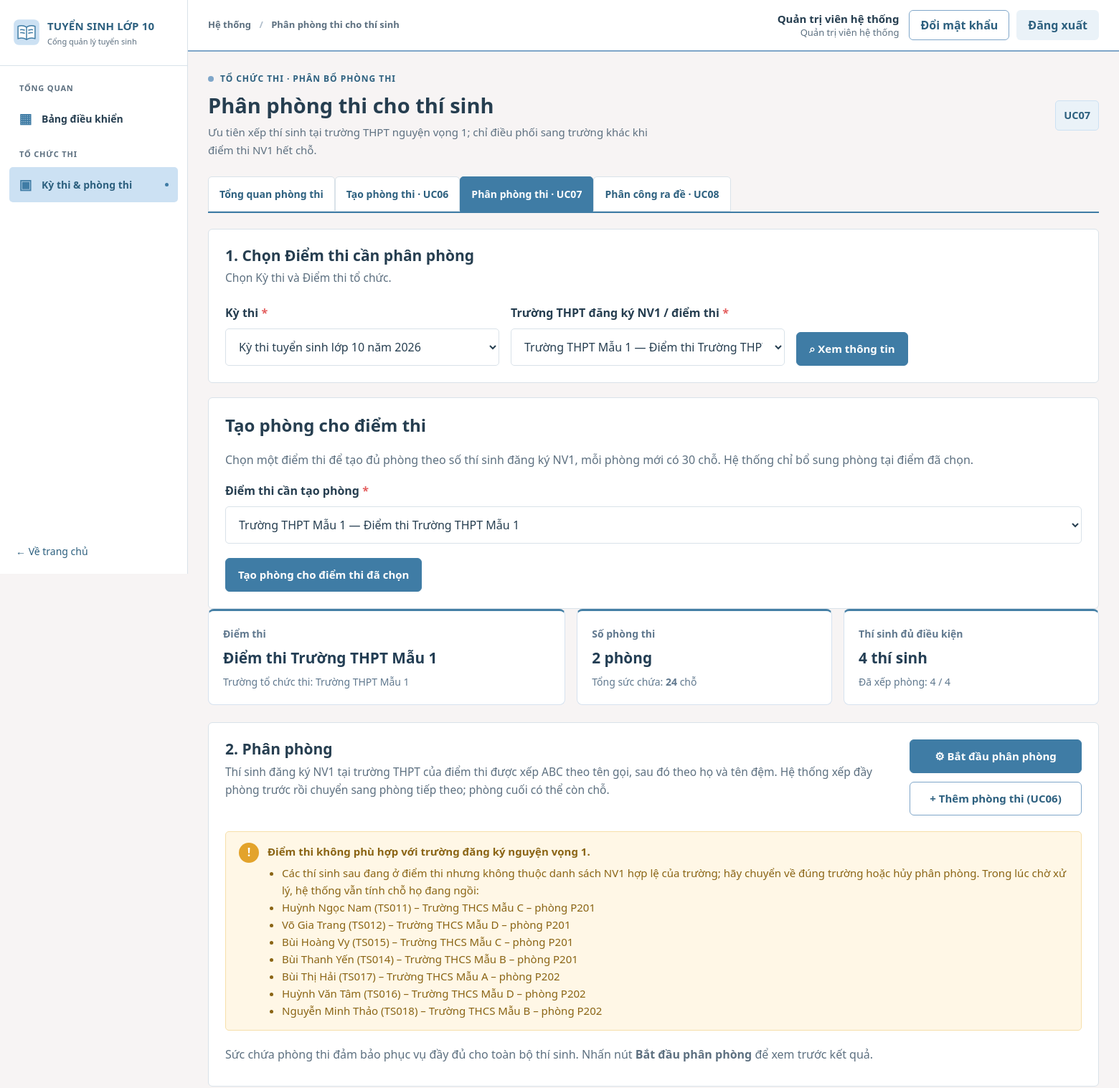
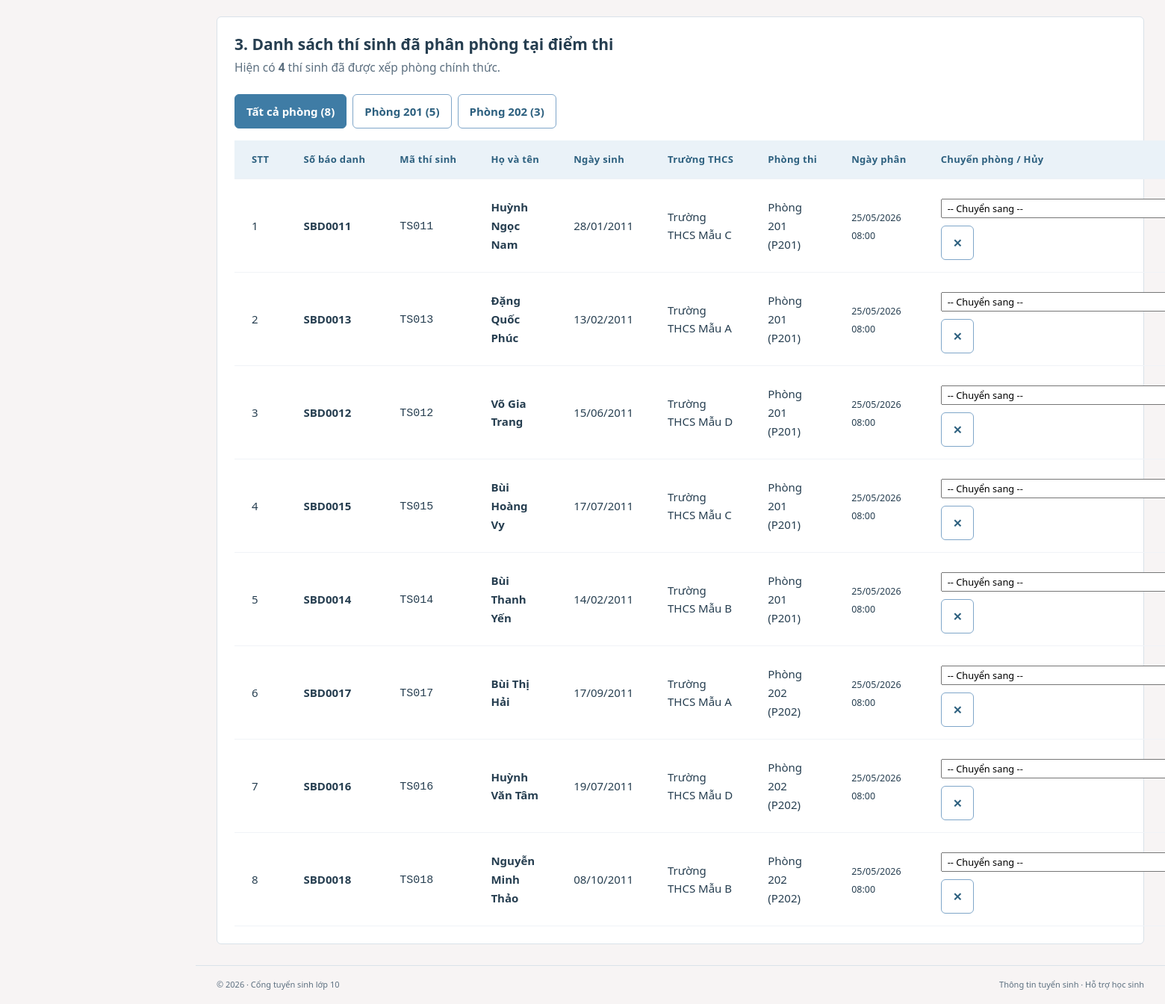
Page /exam/phan-phong.php (signed in) on the committed database (2 pictures, top to bottom).
### tables this page shows
CREATE TABLE TaiKhoan (
  maTaiKhoan VARCHAR(20) NOT NULL,
  tenDangNhap VARCHAR(50) NOT NULL,
  matKhau VARCHAR(255) NOT NULL,
  hoTen VARCHAR(100) NOT NULL,
  vaiTro VARCHAR(30) NOT NULL,
  maCanBo VARCHAR(20) NULL,
  maThiSinh VARCHAR(20) NULL,
  trangThai VARCHAR(20) NOT NULL DEFAULT 'Hoạt động',
  soLanSai INT NOT NULL DEFAULT 0,
  khoaDen DATETIME NULL,
  lanDangNhapCuoi DATETIME NULL,
  ngayTao DATETIME NOT NULL DEFAULT CURRENT_TIMESTAMP,
  PRIMARY KEY (maTaiKhoan),
  UNIQUE KEY uq_taikhoan_ten (tenDangNhap),
  CONSTRAINT ck_taikhoan_vaitro CHECK (vaiTro IN ('HOC_SINH','GVCN','BAN_TUYEN_SINH','HD_TUYEN_SINH','HD_COI_THI','HD_CHAM_THI','CAT_PHACH','HD_PHUC_KHAO','HD_RA_DE','QUAN_TRI')),
  CONSTRAINT ck_taikhoan_trangthai CHECK (trangThai IN ('Hoạt động','Bị khóa')),
  CONSTRAINT ck_taikhoan_solansai CHECK (soLanSai >= 0),
  CONSTRAINT fk_taikhoan_canbo FOREIGN KEY (maCanBo) REFERENCES CanBo(maCanBo),
  CONSTRAINT fk_taikhoan_thisinh FOREIGN KEY (maThiSinh) REFERENCES ThiSinh(maThiSinh)
);

CREATE TABLE DiemThi (
  maDiemThi VARCHAR(20) NOT NULL,
  tenDiemThi VARCHAR(150) NOT NULL,
  maTruongTHCS VARCHAR(20) NULL,
  maTruongTHPT VARCHAR(20) NULL,
  maKyThi VARCHAR(20) NOT NULL,
  PRIMARY KEY (maDiemThi),
  CONSTRAINT fk_diemthi_thcs FOREIGN KEY (maTruongTHCS) REFERENCES TruongTHCS(maTruongTHCS),
  CONSTRAINT fk_diemthi_thpt FOREIGN KEY (maTruongTHPT) REFERENCES TruongTHPT(maTruongTHPT),
  CONSTRAINT fk_diemthi_kythi FOREIGN KEY (maKyThi) REFERENCES KyThi(maKyThi)
);

CREATE TABLE TruongTHPT (
  maTruongTHPT VARCHAR(20) NOT NULL,
  tenTruongTHPT VARCHAR(100) NOT NULL,
  maKhuVuc VARCHAR(20) NOT NULL,
  PRIMARY KEY (maTruongTHPT),
  CONSTRAINT fk_thpt_khuvuc FOREIGN KEY (maKhuVuc) REFERENCES KhuVuc(maKhuVuc)
);

CREATE TABLE PhongThi (
  maPhong VARCHAR(20) NOT NULL,
  tenPhong VARCHAR(100) NOT NULL,
  sucChua INT NOT NULL,
  maDiemThi VARCHAR(20) NOT NULL,
  PRIMARY KEY (maPhong),
  CONSTRAINT ck_phongthi_succhua CHECK (sucChua > 0),
  CONSTRAINT fk_phongthi_diemthi FOREIGN KEY (maDiemThi) REFERENCES DiemThi(maDiemThi)
);

CREATE TABLE PhanPhongThi (
  maPhanPhong VARCHAR(20) NOT NULL,
  maThiSinh VARCHAR(20) NOT NULL,
  maPhong VARCHAR(20) NOT NULL,
  ngayPhan DATETIME NOT NULL DEFAULT CURRENT_TIMESTAMP,
  trangThai VARCHAR(30) NOT NULL,
  PRIMARY KEY (maPhanPhong),
  CONSTRAINT ck_ppt_trangthai CHECK (trangThai IN ('Đã phân','Đã chuyển phòng','Đã hủy')),
  CONSTRAINT fk_ppt_thisinh FOREIGN KEY (maThiSinh) REFERENCES ThiSinh(maThiSinh),
  CONSTRAINT fk_ppt_phong FOREIGN KEY (maPhong) REFERENCES PhongThi(maPhong)
);

CREATE TABLE ThiSinh (
  maThiSinh VARCHAR(20) NOT NULL,
  maHoSo VARCHAR(20) NOT NULL,
  hoTen VARCHAR(100) NOT NULL,
  ngaySinh DATE NOT NULL,
  soBaoDanh VARCHAR(20) NULL,
  dieuKienDuThi TINYINT(1) NOT NULL DEFAULT 0,
  trangThaiDangKyDuThi VARCHAR(50) NOT NULL DEFAULT 'Chưa duyệt',
  maTruongTHCS VARCHAR(20) NOT NULL,
  PRIMARY KEY (maThiSinh),
  UNIQUE KEY uq_thisinh_mahoso (maHoSo),
  UNIQUE KEY uq_thisinh_sbd (soBaoDanh),
  CONSTRAINT ck_thisinh_trangthai CHECK (trangThaiDangKyDuThi IN ('Chưa duyệt','Đã duyệt','Từ chối')),
  CONSTRAINT fk_thisinh_thcs FOREIGN KEY (maTruongTHCS) REFERENCES TruongTHCS(maTruongTHCS)
);

CREATE TABLE TruongTHCS (
  maTruongTHCS VARCHAR(20) NOT NULL,
  tenTruongTHCS VARCHAR(100) NOT NULL,
  diaChi VARCHAR(255) NULL,
  quanHuyen VARCHAR(100) NULL,
  maKhuVuc VARCHAR(20) NOT NULL,
  PRIMARY KEY (maTruongTHCS),
  CONSTRAINT fk_thcs_khuvuc FOREIGN KEY (maKhuVuc) REFERENCES KhuVuc(maKhuVuc)
);

### exam/phan-phong.php (the view, shortened to what the rows shown need)
<?php
require_once dirname(__DIR__) . '/includes/exam_ui.php';
$maKyThi = ui_input('kyThi');
$maDiemThi = ui_input('diemThi');
$maPhongLoc = ui_input('phong');
$dsKyThi = exam_ds_ky_thi();
$dsDiemThi = exam_ds_diem_thi($maKyThi, true);
if ($maKyThi === '' && !empty($dsKyThi)) {
    $maKyThi = (string)$dsKyThi[0]['maKyThi'];
    $dsDiemThi = exam_ds_diem_thi($maKyThi, true);
}
if ($maDiemThi === '' && !empty($dsDiemThi)) {
    $diemCoTruong = array_values(array_filter($dsDiemThi, static fn($dt) => !empty($dt['maTruongTHPT'])));
    $maDiemThi = (string)($diemCoTruong[0]['maDiemThi'] ?? $dsDiemThi[0]['maDiemThi']);
}
$luaChonDiemTao = exam_ds_diem_tao_phong($maKyThi);
$loi = null;
$diemThiHienTai = null;
foreach ($dsDiemThi as $dt) {
    if ($dt['maDiemThi'] === $maDiemThi) {
        $diemThiHienTai = $dt;
        break;
    }
}
$dsPhong = [];
$dsThiSinhPhuHop = [];
$dsDaPhanPhong = [];
$dsKhongPhuHop = [];
if ($maDiemThi !== '') {
    $dsPhong = exam_ds_phong_thi($maDiemThi);
    try {
        $dsThiSinhPhuHop = layDanhSachThiSinhPhuHopDiemThi($maKyThi, $maDiemThi);
        $dsKhongPhuHop = layThiSinhKhongPhuHopDiemThi($maDiemThi);
        $sqlDaPhan = 'SELECT pp.maPhanPhong, t.maThiSinh, t.hoTen, t.soBaoDanh, t.ngaySinh,
                             c.tenTruongTHCS, p.maPhong, p.tenPhong, pp.ngayPhan, pp.trangThai
                      FROM PhanPhongThi pp
                      JOIN ThiSinh t ON t.maThiSinh = pp.maThiSinh
                      JOIN TruongTHCS c ON c.maTruongTHCS = t.maTruongTHCS
                      JOIN PhongThi p ON p.maPhong = pp.maPhong
                      WHERE p.maDiemThi = ? AND pp.trangThai = "Đã phân"';
        $paramsDaPhan = [$maDiemThi];
        $sqlDaPhan .= ' ORDER BY p.maPhong, ' . exam_thu_tu_ten_abc_sql();
        $st = db()->prepare($sqlDaPhan);
        $st->execute($paramsDaPhan);
        $dsDaPhanPhong = $st->fetchAll();
    } catch (BusinessException $e) {
        $loi = $loi ?? $e->getMessage();
    } catch (Throwable $e) {
        error_log('UC07 load: ' . $e->getMessage());
        $loiHeThong = 'Không thể tải danh sách thí sinh. Vui lòng thử lại sau.';
    }
}
$tongSucChua = array_sum(array_column($dsPhong, 'sucChua'));
$soLuongThiSinhCanPhan = count($dsThiSinhPhuHop);
$soLuongDaPhan = count(array_filter($dsThiSinhPhuHop, fn($t) => $t['maPhanPhong'] !== null));
ui_page_start('exam', 'Phân phòng thi cho thí sinh', 'Tổ chức thi · Phân bổ phòng thi', 'Ưu tiên xếp thí sinh tại trường THPT nguyện vọng 1; chỉ điều phối sang trường khác khi điểm thi NV1 hết chỗ.', 'UC07');
?>
<section class="panel">
  <div class="panel-heading">
    <div>
      <h2>1. Chọn Điểm thi cần phân phòng</h2>
    </div>
  </div>
    <?php ui_select('kyThi', 'Kỳ thi', $dsKyThi, 'maKyThi', 'tenKyThi', $maKyThi, '-- Chọn kỳ thi --'); ?>
</section>
<section class="panel">
  <h2>Tạo phòng cho điểm thi</h2>
  <form method="post">
  </form>
</section>
<?php if ($diemThiHienTai): ?>
<div class="ui-kpi-grid" style="margin-bottom: 1.5rem;">
  <div class="ui-kpi">
    <div class="ui-kpi-label">Điểm thi</div>
    <div class="ui-kpi-val" style="font-size:1.3rem"><?= e(catalog_display_name((string)$diemThiHienTai['tenDiemThi'])) ?></div>
    <div class="ui-kpi-hint">Trường tổ chức thi: <?= e(catalog_display_name($diemThiHienTai['tenTruongTHPT'] ?: 'Chưa gắn trường THPT')) ?></div>
  </div>
  <div class="ui-kpi">
    <div class="ui-kpi-label">Số phòng thi</div>
    <div class="ui-kpi-val" style="font-size:1.3rem"><?= count($dsPhong) ?> phòng</div>
    <div class="ui-kpi-hint">Tổng sức chứa: <strong><?= $tongSucChua ?></strong> chỗ</div>
  </div>
  <div class="ui-kpi">
    <div class="ui-kpi-label">Thí sinh đủ điều kiện</div>
    <div class="ui-kpi-val" style="font-size:1.3rem"><?= $soLuongThiSinhCanPhan ?> thí sinh</div>
    <div class="ui-kpi-hint">Đã xếp phòng: <?= $soLuongDaPhan ?> / <?= $soLuongThiSinhCanPhan ?></div>
  </div>
</div>
<section class="panel" style="margin-bottom: 1.5rem;">
  <div class="panel-heading exam-allocation-heading">
    <div>
      <h2>2. Phân phòng</h2>
      <p>Thí sinh đăng ký NV1 tại trường THPT của điểm thi được xếp ABC theo tên gọi, sau đó theo họ và tên đệm. Hệ thống xếp đầy phòng trước rồi chuyển sang phòng tiếp theo; phòng cuối có thể còn chỗ.</p>
    </div>
    <div class="panel-actions exam-room-actions">
      <form method="post" novalidate>
        <button class="btn btn-primary" type="submit">⚙ Bắt đầu phân phòng</button>
      </form>
      <a class="btn btn-outline" href="<?= e(url('exam/tao-phong.php', ['kyThi' => $maKyThi, 'diemThi' => $maDiemThi])) ?>">+ Thêm phòng thi (UC06)</a>
    </div>
  </div>
  <?php if (empty($dsPhong)): ?>
    <div class="ui-notice ui-notice-warning">
      <div><strong>Điểm thi này chưa có phòng thi nào.</strong> Vui lòng tạo phòng thi trước khi thực hiện phân phòng.</div>
    </div>
  <?php elseif ($tongSucChua < $soLuongThiSinhCanPhan): ?>
    <div class="ui-notice ui-notice-error">
      <div><strong>Sức chứa phòng thi không đủ.</strong> Tổng sức chứa (<?= $tongSucChua ?> chỗ) nhỏ hơn số lượng thí sinh (<?= $soLuongThiSinhCanPhan ?> thí sinh). Thiếu <?= $soLuongThiSinhCanPhan - $tongSucChua ?> chỗ.</div>
    </div>
  <?php else: ?>
    <?php if ($dsKhongPhuHop):
      ui_notice('warning', EXAM_TB_DIEM_THI_KHONG_PHU_HOP, array_merge(
        ['Các thí sinh sau đang ở điểm thi nhưng không thuộc danh sách NV1 hợp lệ của trường; hãy chuyển về đúng trường hoặc hủy phân phòng. Trong lúc chờ xử lý, hệ thống vẫn tính chỗ họ đang ngồi:'],
        array_map(fn($r) => "{$r['hoTen']} ({$r['maThiSinh']}) – {$r['tenTruongTHCS']} – phòng {$r['maPhong']}", $dsKhongPhuHop)
      ));
    endif; ?>
    <p class="text-muted" style="margin:0.5rem 0;">Sức chứa phòng thi đảm bảo phục vụ đầy đủ cho toàn bộ thí sinh. Nhấn nút <strong>Bắt đầu phân phòng</strong> để xem trước kết quả.</p>
  <?php endif; ?>
</section>
<section class="panel">
  <div class="panel-heading">
    <div>
      <h2>3. Danh sách thí sinh đã phân phòng tại điểm thi</h2>
      <p>Hiện có <strong><?= $soLuongDaPhan ?></strong> thí sinh đã được xếp phòng chính thức.</p>
    </div>
  </div>
  <div style="display:flex; gap:0.5rem; margin-bottom:1rem; flex-wrap:wrap;">
    <a class="btn btn-sm <?= $maPhongLoc === '' ? 'btn-primary' : 'btn-outline' ?>" href="<?= e(url('exam/phan-phong.php', ['kyThi' => $maKyThi, 'diemThi' => $maDiemThi])) ?>">Tất cả phòng (<?= count($dsDaPhanPhong) ?>)</a>
    <?php foreach ($dsPhong as $p): ?>
      <a class="btn btn-sm <?= $maPhongLoc === $p['maPhong'] ? 'btn-primary' : 'btn-outline' ?>" href="<?= e(url('exam/phan-phong.php', ['kyThi' => $maKyThi, 'diemThi' => $maDiemThi, 'phong' => $p['maPhong']])) ?>">
        <?= e(catalog_display_name((string)$p['tenPhong'])) ?> (<?= $p['soLuongThiSinh'] ?>)
      </a>
    <?php endforeach; ?>
  </div>
  <?php if (empty($dsDaPhanPhong)): ?>
    <div class="ui-notice ui-notice-info">
      <div><strong>Chưa có thí sinh nào được phân phòng tại điểm thi này.</strong> Hãy dùng chức năng phân phòng tự động ở trên.</div>
    </div>
  <?php else: ?>
    <div class="table-wrap">
      <table class="data-table">
        <thead>
          <tr>
            <th>STT</th>
            <th>Số báo danh</th>
            <th>Mã thí sinh</th>
            <th>Họ và tên</th>
            <th>Ngày sinh</th>
            <th>Trường THCS</th>
            <th>Phòng thi</th>
            <th>Ngày phân</th>
            <th class="ui-align-right">Chuyển phòng / Hủy</th>
          </tr>
        </thead>
        <tbody>
          <?php $idx = 1; foreach ($dsDaPhanPhong as $r): ?>
            <tr>
              <td><?= $idx++ ?></td>
              <td><strong><?= e($r['soBaoDanh'] ?: '—') ?></strong></td>
              <td><code><?= e($r['maThiSinh']) ?></code></td>
              <td><strong><?= e($r['hoTen']) ?></strong></td>
              <td><?= date('d/m/Y', strtotime((string)$r['ngaySinh'])) ?></td>
              <td><?= e(catalog_display_name((string)$r['tenTruongTHCS'])) ?></td>
              <td><span class="badge badge-success"><?= e(catalog_display_name((string)$r['tenPhong'])) ?> (<?= e($r['maPhong']) ?>)</span></td>
              <td><small class="text-muted"><?= date('d/m/Y H:i', strtotime((string)$r['ngayPhan'])) ?></small></td>
              <td class="ui-align-right">
                <form method="post" style="display:inline-flex; gap:4px; align-items:center;" onsubmit="return confirm('Chuyển thí sinh <?= e($r['hoTen']) ?> sang phòng đã chọn?');">
                  <select name="maPhongMoi" style="padding:2px 4px; font-size:0.8rem;" required>
                    <option value="">-- Chuyển sang --</option>
                  </select>
                </form>
                <form method="post" style="display:inline;" onsubmit="return confirm('Bạn có chắc muốn hủy phân phòng của thí sinh <?= e($r['hoTen']) ?>?');">
                  <button class="btn btn-sm btn-outline text-error" type="submit" title="Hủy phân phòng">✕</button>
                </form>
              </td>
            </tr>
          <?php endforeach; ?>
        </tbody>
      </table>
    </div>
  <?php endif; ?>
</section>
<?php endif; ?>
<?php ui_page_end(); ?>

### includes/header.php (shortened to what the rows shown need)
<?php
require_once __DIR__ . '/functions.php';
$layout = $layout ?? 'public';
$cfg = app_config();
$studentShell = $layout === 'dashboard' && function_exists('current_user') && has_role(current_user(), ['HOC_SINH']);
?><!doctype html>
<html lang="vi">
<head>
  <link rel="stylesheet" href="<?= e(url('assets/css/style.css')) ?>">
  <link rel="stylesheet" href="<?= e(url('assets/css/portal.css')) ?>">
</head>
<body class="<?= $studentShell ? 'student-body' : ($layout === 'dashboard' ? 'dash-body' : 'public-body') ?>">
<?php if ($studentShell): ?>
<?php require __DIR__ . '/student_shell_header.php'; ?>
<?php elseif ($layout === 'dashboard'): ?>
<div class="dash-shell">
  <?php require __DIR__ . '/sidebar.php'; ?>
  <div class="dash-main">
    <header class="dash-topbar">
      <div class="dash-topbar-right"><?php $__u = function_exists('current_user') ? current_user() : null; if ($__u): ?>
        <span class="topbar-user"><strong><?= e($__u['hoTen']) ?></strong><small><?= e(ten_vai_tro($__u['vaiTro'])) ?></small></span>
        <a class="btn btn-outline btn-sm" href="<?= e(url('auth/doi-mat-khau.php')) ?>">Đổi mật khẩu</a>
        <form method="post" action="<?= e(url('auth/logout.php')) ?>" class="topbar-logout"><?= csrf_field() ?><button class="btn btn-soft btn-sm" type="submit">Đăng xuất</button></form>
      <?php else: ?><a class="avatar" href="<?= e(url('auth/login.php')) ?>" title="Đăng nhập">10</a><?php endif; ?></div>
    </header>
    <main id="main" class="dash-content">
<?php endif; ?>

### includes/ui.php (shortened to what the rows shown need)
<?php
require_once __DIR__ . '/functions.php';
require_once __DIR__ . '/auth.php';
require_auth();
function ui_page_start(string $active, string $title, string $eyebrow, string $desc, string $uc): void {
    $page_title = $title; $layout = 'dashboard';
    require __DIR__ . '/header.php';
    echo '<div class="ui-page">';
    echo '<div class="page-head"><div><div class="eyebrow"><span></span>' . e($eyebrow) . '</div><h1>' . e($title) . '</h1><p>' . e($desc) . '</p></div>'
       . '<div class="page-head-actions"><span class="uc-tag">' . e($uc) . '</span></div></div>';
}
function ui_page_end(): void {
    echo '</div>';
    require __DIR__ . '/footer.php';
}
function ui_notice(string $type, string $message, array $details = []): void {
    $icon = ['success' => '✓', 'error' => '!', 'warning' => '!', 'info' => 'ⓘ'][$type] ?? 'ⓘ';
    echo '<div class="ui-notice ui-notice-' . e($type) . '" role="' . ($type === 'error' ? 'alert' : 'status') . '">'
       . '<span class="ui-notice-icon" aria-hidden="true">' . $icon . '</span><div><strong>' . e($message) . '</strong>';
    if ($details) {
        echo '<ul>';
        foreach ($details as $d) echo '<li>' . e($d) . '</li>';
        echo '</ul>';
    }
    echo '</div></div>';
}
function ui_select(string $name, string $label, array $items, string $keyCol, string $labelCol, string $selected, string $placeholder, bool $required = true): void {
    echo '<div class="field"><label for="' . e($name) . '">' . e($label) . ($required ? ' <span>*</span>' : '') . '</label><select id="' . e($name) . '" name="' . e($name) . '">';
    foreach ($items as $it) {
        $v = (string)$it[$keyCol];
        echo '<option value="' . e($v) . '"' . ($v === $selected ? ' selected' : '') . '>' . e(in_array($labelCol, ['tenPhong', 'tenDiemThi', 'tenKyThi', 'tenTruongTHCS', 'tenTruongTHPT', 'tenHienThi'], true) ? catalog_display_name((string)$it[$labelCol]) : $it[$labelCol]) . '</option>';
    }
    echo '</select></div>';
}
function ui_input(string $key): string {
    $v = $_POST[$key] ?? $_GET[$key] ?? '';
    return is_string($v) ? trim($v) : '';
}

### rows in the picture
taikhoan: hoTen "Quản trị viên hệ thống", vaiTro "Quản trị viên hệ thống"
diemthi: diemTaoPhong "Trường THPT Mẫu 1 — Điểm thi Trường THPT Mẫu 1", tenDiemThi "Điểm thi Trường THPT Mẫu 1", maTruongTHPT.tenTruongTHPT "Trường THPT Mẫu 1"
phongthi: tenPhong "Phòng 201", soLuongThiSinh "5"
phongthi: tenPhong "Phòng 202", soLuongThiSinh "3"
phanphongthi: maThiSinh.soBaoDanh "SBD0011", maThiSinh.maThiSinh "TS011", maThiSinh.hoTen "Huỳnh Ngọc Nam", maThiSinh.ngaySinh "28/01/2011", truongthcs.tenTruongTHCS "Trường THCS Mẫu C", maPhong.tenPhong "Phòng 201", maPhong.maPhong "P201", ngayPhan "25/05/2026 08:00"
phanphongthi: maThiSinh.soBaoDanh "SBD0013", maThiSinh.maThiSinh "TS013", maThiSinh.hoTen "Đặng Quốc Phúc", maThiSinh.ngaySinh "13/02/2011", truongthcs.tenTruongTHCS "Trường THCS Mẫu A", maPhong.tenPhong "Phòng 201", maPhong.maPhong "P201", ngayPhan "25/05/2026 08:00"
phanphongthi: maThiSinh.soBaoDanh "SBD0012", maThiSinh.maThiSinh "TS012", maThiSinh.hoTen "Võ Gia Trang", maThiSinh.ngaySinh "15/06/2011", truongthcs.tenTruongTHCS "Trường THCS Mẫu D", maPhong.tenPhong "Phòng 201", maPhong.maPhong "P201", ngayPhan "25/05/2026 08:00"
phanphongthi: maThiSinh.soBaoDanh "SBD0015", maThiSinh.maThiSinh "TS015", maThiSinh.hoTen "Bùi Hoàng Vy", maThiSinh.ngaySinh "17/07/2011", truongthcs.tenTruongTHCS "Trường THCS Mẫu C", maPhong.tenPhong "Phòng 201", maPhong.maPhong "P201", ngayPhan "25/05/2026 08:00"
phanphongthi: maThiSinh.soBaoDanh "SBD0014", maThiSinh.maThiSinh "TS014", maThiSinh.hoTen "Bùi Thanh Yến", maThiSinh.ngaySinh "14/02/2011", truongthcs.tenTruongTHCS "Trường THCS Mẫu B", maPhong.tenPhong "Phòng 201", maPhong.maPhong "P201", ngayPhan "25/05/2026 08:00"
phanphongthi: maThiSinh.soBaoDanh "SBD0017", maThiSinh.maThiSinh "TS017", maThiSinh.hoTen "Bùi Thị Hải", maThiSinh.ngaySinh "17/09/2011", truongthcs.tenTruongTHCS "Trường THCS Mẫu A", maPhong.tenPhong "Phòng 202", maPhong.maPhong "P202", ngayPhan "25/05/2026 08:00"
phanphongthi: maThiSinh.soBaoDanh "SBD0016", maThiSinh.maThiSinh "TS016", maThiSinh.hoTen "Huỳnh Văn Tâm", maThiSinh.ngaySinh "19/07/2011", truongthcs.tenTruongTHCS "Trường THCS Mẫu D", maPhong.tenPhong "Phòng 202", maPhong.maPhong "P202", ngayPhan "25/05/2026 08:00"
phanphongthi: maThiSinh.soBaoDanh "SBD0018", maThiSinh.maThiSinh "TS018", maThiSinh.hoTen "Nguyễn Minh Thảo", maThiSinh.ngaySinh "08/10/2011", truongthcs.tenTruongTHCS "Trường THCS Mẫu B", maPhong.tenPhong "Phòng 202", maPhong.maPhong "P202", ngayPhan "25/05/2026 08:00"

### other values in the picture
$group "TỔNG QUAN"
$symbol "▦"
$label "Bảng điều khiển"
$group "TỔ CHỨC THI"
$symbol "▣"
$label "Kỳ thi & phòng thi"
$page_title "Phân phòng thi cho thí sinh"
$eyebrow "TỔ CHỨC THI · PHÂN BỔ PHÒNG THI"
$title "Phân phòng thi cho thí sinh"
$desc "Ưu tiên xếp thí sinh tại trường THPT nguyện vọng 1; chỉ điều phối sang trường khác khi điểm thi NV1 hết chỗ."
$uc "UC07"
$label "Tổng quan phòng thi"
$label "Tạo phòng thi · UC06"
$label "Phân phòng thi · UC07"
$label "Phân công ra đề · UC08"
